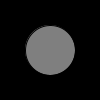
Frame 1 (no input)
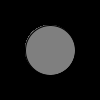
Frame 60 (the mouse pressed at the canvas centre just before this capture)
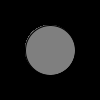
Frame 120 (the mouse held since frame 60 and released just before this capture)

The Processing sketch that drew these frames (run headless with seeded random() and noise(); from frame 60 on, the mouse is pressed at the canvas centre):

// Processing sketch: processing_test
// ── processing_test.pde
int gray;
void setup() {
 background(0);
 gray = 127; 
}

void draw() {
  fill(gray);
  ellipse(50,50,50,50);
}

void changeGray(int g) {
   gray = g; 
}
